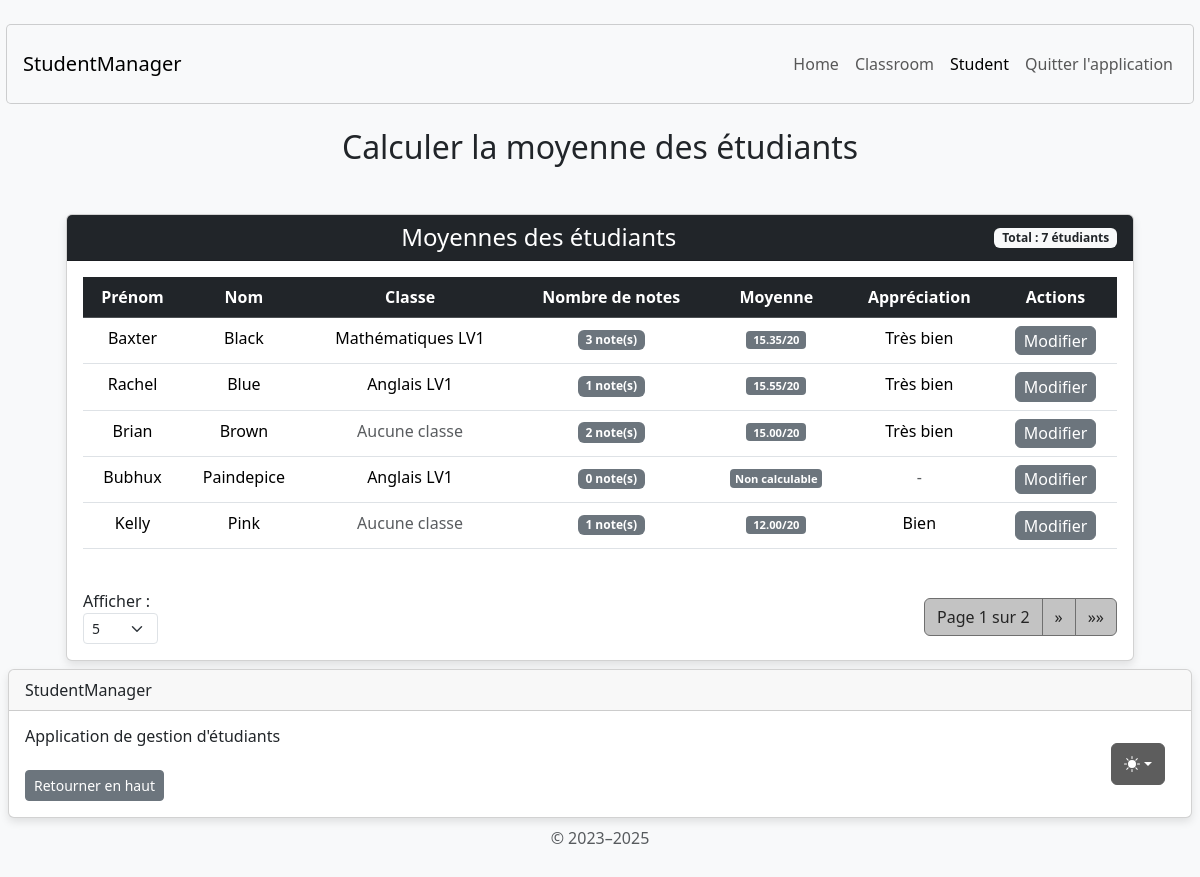
The app's page /student/calculate-student-average/, older data.
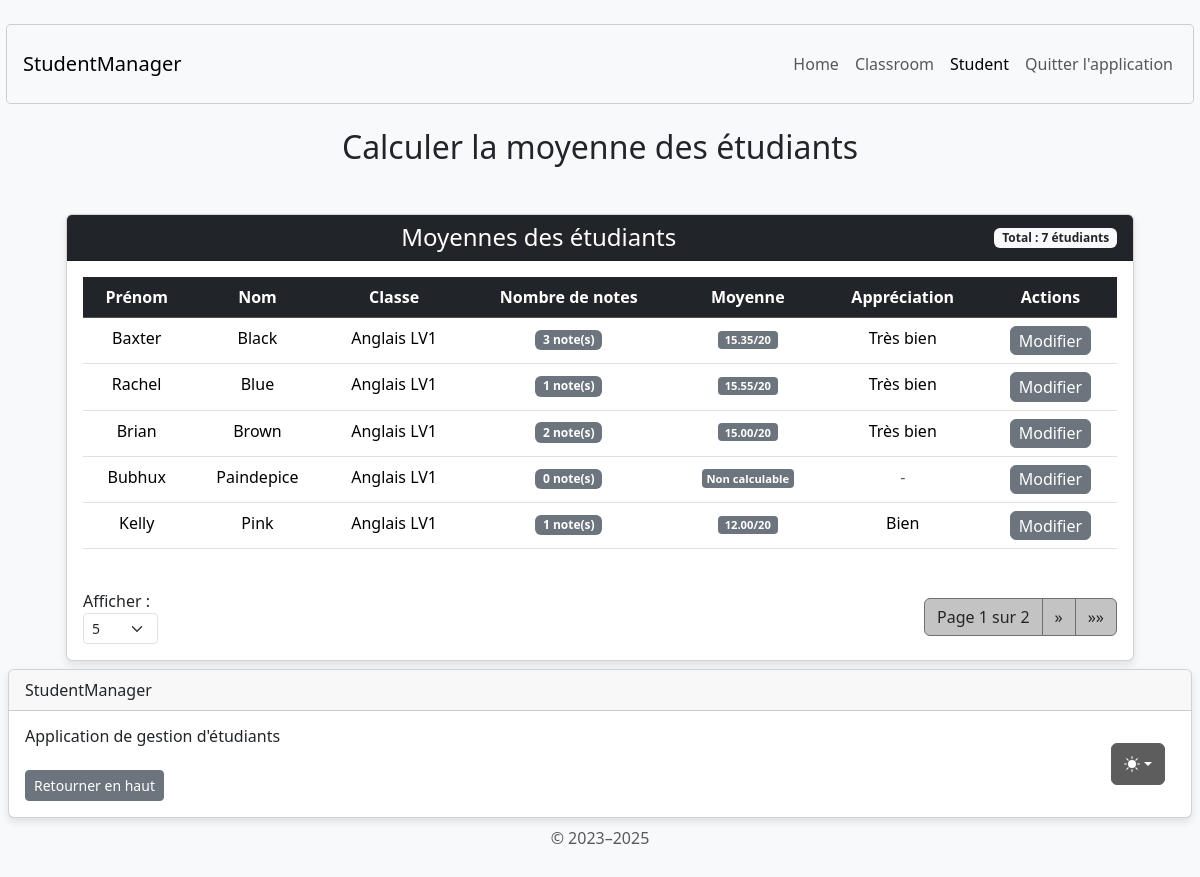
The same page, newer data.
### student/models.py (models this page shows, shortened)
class Student(AbstractUser):
    username = None
    email = models.EmailField('email address', unique=True, null=True, blank=True)
    USERNAME_FIELD = 'email'
    REQUIRED_FIELDS = []
    classroom = models.ForeignKey(
        Classroom,
        on_delete=models.SET_NULL,
        null=True,
        blank=True,
        related_name="students"
    )
    lessons = models.ManyToManyField(Lesson, through='StudentLesson', blank=True)
    groups = models.ManyToManyField(
        'auth.Group',
        blank=True,
        related_name='student_set',
        help_text='The groups this user belongs to.',
        verbose_name='groups'
    )
    user_permissions = models.ManyToManyField(
        'auth.Permission',
        blank=True,
        related_name='student_set_permissions',
        help_text='Specific permissions for this user.',
        verbose_name='user permissions'
    )

### classroom/models.py (models this page shows, shortened)
class Classroom(models.Model):
    classroom_name = models.CharField(max_length=255)
    number_of_places_available = models.PositiveIntegerField(default=0)

### student/views.py (the view)
# urls.py: path('student/calculate-student-average/', calculate_student_average_view, name='calculate_student_average'),
def calculate_student_average_view(request):
    students = Student.objects.all() \
        .order_by('last_name', 'first_name') \
        .select_related('classroom') \
        .prefetch_related('studentlesson_set__lesson')
    students_with_averages = []
    for student in students:
        valid_grades = student.studentlesson_set.exclude(grade__isnull=True).filter(grade__gte=0, grade__lte=20)
        if valid_grades.exists():
            average = valid_grades.aggregate(Avg('grade'))['grade__avg']
            average = round(average, 2) if average else None
        else:
            average = None
        students_with_averages.append({
            'student': student,
            'average': average,
            'grades_count': valid_grades.count()
        })
    try:
        items_per_page = int(request.GET.get('items_per_page', 5))
        if items_per_page not in [5, 10, 50, 100]:
            items_per_page = 5
    except (ValueError, TypeError):
        items_per_page = 5
    paginator = Paginator(students_with_averages, items_per_page)
    page_number = request.GET.get('page')
    page_obj = paginator.get_page(page_number)
    classrooms = Classroom.objects.all()
    context = {
        'page_obj': page_obj,
        'items_per_page': items_per_page,
        'per_page_options': [5, 10, 50, 100],
        'has_students': students.exists(),
        'classrooms': classrooms,
    }
    return render(request, 'student/calculate_student_average.html', context)

### student/templates/student/calculate_student_average.html (shortened to what the changed rows need)
{% extends 'home/base.html' %}
{% load static %}
{% block content %}
<body class="d-flex align-items-center py-4 bg-body-tertiary">
    <main class="container text-center">
        <h2 class="mb-4 mt-4">Calculer la moyenne des étudiants</h2>
        <div class="container mt-5">
            <div class="row justify-content-center">
                <div class="col-md-12">
                    <div class="card">
                        <div class="card-body">
                            {% if has_students %}
                            <div class="table-responsive">
                                <table class="table table-hover">
                                    <thead class="table-dark">
                                        <tr>
                                            <th scope="col">Prénom</th>
                                            <th scope="col">Nom</th>
                                            <th scope="col">Classe</th>
                                            <th scope="col">Nombre de notes</th>
                                            <th scope="col">Moyenne</th>
                                            <th scope="col">Appréciation</th>
                                            <th scope="col">Actions</th>
                                        </tr>
                                    </thead>
                                    <tbody>
                                        {% for student_data in page_obj %}
                                        {% with student=student_data.student average=student_data.average grades_count=student_data.grades_count %}
                                        <tr>
                                            <td>{{ student.first_name }}</td>
                                            <td>{{ student.last_name }}</td>
                                            <td>
                                                {% if student.classroom %}
                                                    {{ student.classroom.classroom_name }}
                                                {% else %}
                                                    <span class="text-muted">Aucune classe</span>
                                                {% endif %}
                                            </td>
                                            <td>
                                                <span class="badge {% if grades_count > 0 %}bg-secondary{% else %}bg-secondary{% endif %}">
                                                    {{ grades_count }} note(s)
                                                </span>
                                            </td>
                                            <td>
                                                {% if average is not None %}
                                                    <span class="average-badge compact badge
                                                        {% if average >= 16 %}bg-secondary
                                                        {% elif average >= 12 %}bg-secondary
                                                        {% elif average >= 10 %}bg-secondary
                                                        {% else %}bg-danger
                                                        {% endif %} fs-6">
                                                        {{ average }}/20
                                                    </span>
                                                {% else %}
                                                    <span class="average-badge compact badge bg-secondary">Non calculable</span>
                                                {% endif %}
                                            </td>
                                            <td>
                                                {% if average is not None %}
                                                    {% if average >= 16 %}Excellent
                                                    {% elif average >= 14 %}Très bien
                                                    {% elif average >= 12 %}Bien
                                                    {% elif average >= 10 %}Assez bien
                                                    {% else %}Insuffisant
                                                    {% endif %}
                                                {% else %}
                                                    <span class="text-muted">-</span>
                                                {% endif %}
                                            </td>
                                            <td>
                                                <button type="button" class="btn btn-secondary btn-custom-hover btn-custom-padding"
                                                    data-bs-toggle="modal"
                                                    data-bs-target="#editModal{{ student.id }}">
                                                    Modifier
                                                </button>
                                            </td>
                                        </tr>
                                        {% endwith %}
                                        {% endfor %}
                                    </tbody>
                                </table>
                            </div>
                            {% else %}
                            <div class="alert alert-info" role="alert">
                                Il n'y a pas d'étudiants à afficher.
                            </div>
                            {% endif %}
                        </div>
                    </div>
                </div>
            </div>
        </div>
    </main>
</body>
{% endblock content %}

Row changes from the older to the newer data that the page shows:
changed Student "Baxter": student.classroom.classroom_name "Mathématiques LV1" → "Anglais LV1"
changed Student "Brian": student.classroom.classroom_name (not shown) → "Anglais LV1"; no longer shows "Aucune classe"
changed Student "Kelly": student.classroom.classroom_name (not shown) → "Anglais LV1"; no longer shows "Aucune classe"
